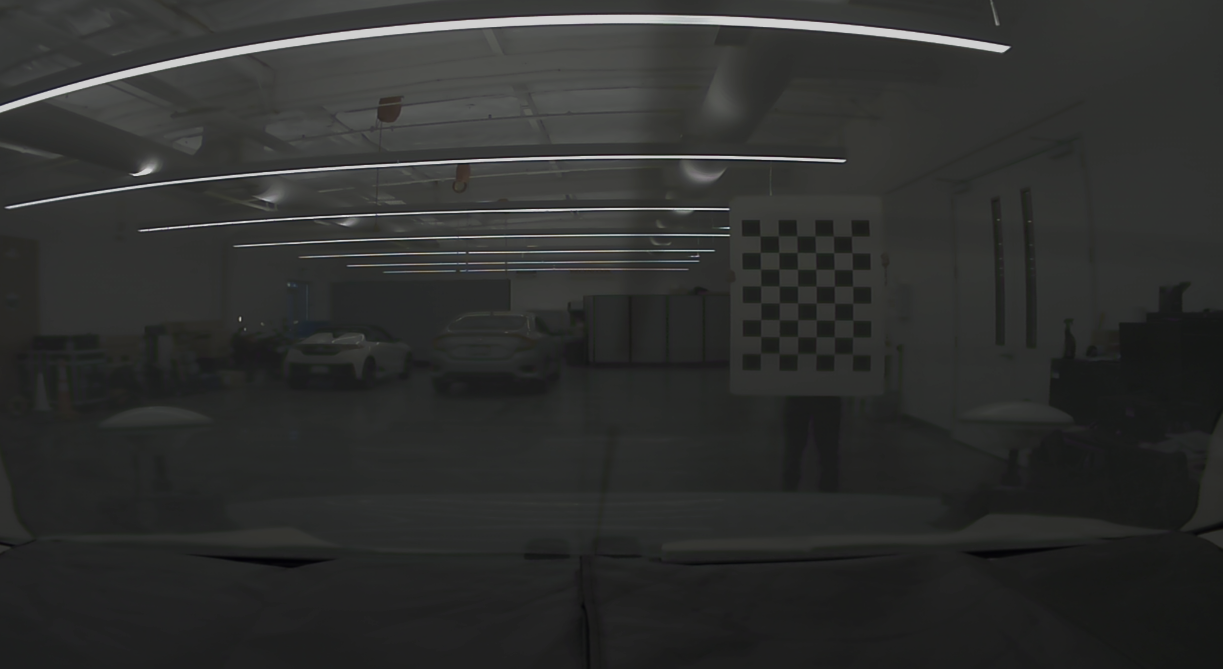
#> input picture calibration_rear/1.png, 1223 x 669 px; its folder holds only this picture in this run
$ python camera_calibration.py   (Python 2 division)
#> lines starting #> are read from the running program, lines starting #| are printed output that depends on the picture; after the words box and inside, x2 and y2 are one past the last pixel; in counts of white or black regions, pixels touching at a corner belong together
import numpy as np
import cv2
import glob
import matplotlib.pyplot as plt

# set corners inside squares
corner_x_size = 8 # 8 for rear and wide, 7 for test
corner_y_size = 6 # 6 for rear and wide, 5 for test

# prepare object points, like (0,0,0), (1,0,0), (2,0,0) ....,(6,5,0)
objp = np.zeros((corner_y_size*corner_x_size,3), np.float32)
objp[:,:2] = np.mgrid[0:corner_x_size, 0:corner_y_size].T.reshape(-1,2)

# Arrays to store object points and image points from all the images.
objpoints = [] # 3d points in real world space
imgpoints = [] # 2d points in image plane.

# Make a list of calibration images
# images = glob.glob('calibration_wide/GO*.jpg')
images = glob.glob('calibration_rear/*.png') # rear bag
# images = glob.glob('calibration_test/*.png') # test bag

# Step through the list and search for chessboard corners
for idx, fname in enumerate(images):
    img = cv2.imread(fname)
#> img is the input picture: shape (669, 1223, 3); mean B, G, R 46.1, 47.3, 46.5
    gray = cv2.cvtColor(img, cv2.COLOR_BGR2GRAY)

    # Find the chessboard corners
    ret, corners = cv2.findChessboardCorners(gray, (corner_x_size,corner_y_size), None) # wide&rear
#> ret = True; corners = 48 rows, first 8: [760.7, 353.2], [760.6, 336.3], [760.7, 319.6], [760.8, 302.7], [760.6, 285.8], [760.5, 269], [760.3, 252.4], [760.2, 236.1]
    # ret, corners = cv2.findChessboardCorners(gray, (7,5), None) # test bag


    # If found, add object points, image points
    if ret == True:
        objpoints.append(objp)
        imgpoints.append(corners)
        print objp
        print corners
#> (printed output is left out)

        # Draw and display the corners
        cv2.drawChessboardCorners(img, (corner_x_size,corner_y_size), corners, ret) #wide and rear
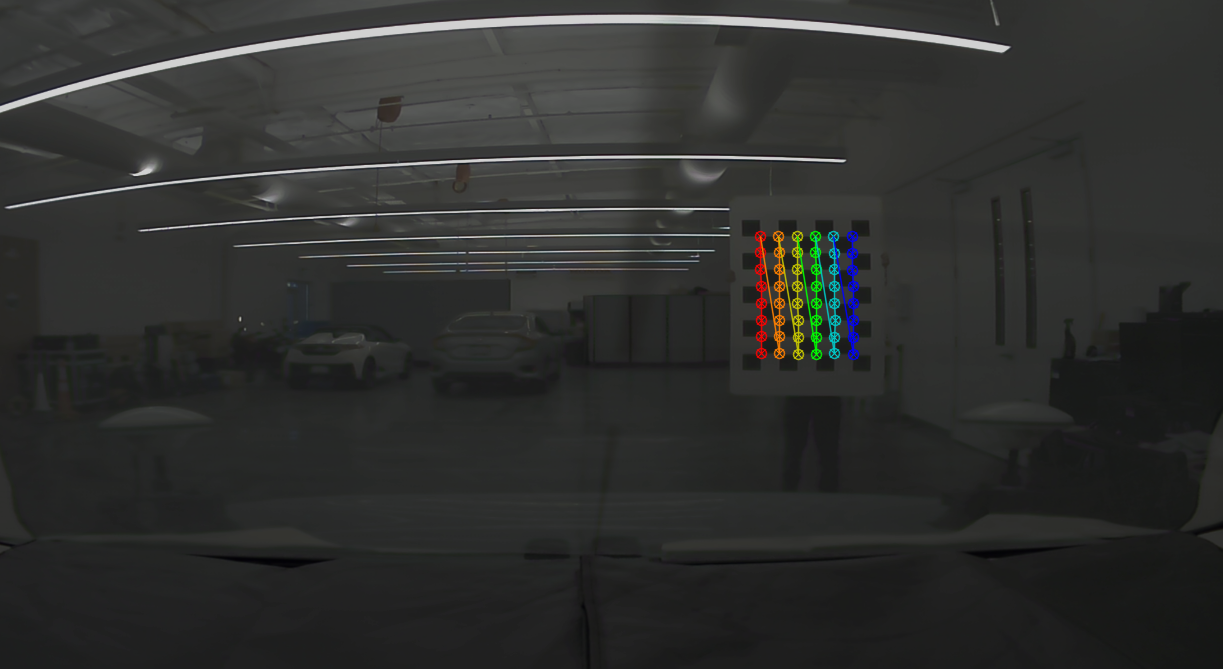
#> img: shape (669, 1223, 3); 0.9% of pixels changed, all inside (x1, y1, x2, y2) = (754, 230, 860, 361)
        # cv2.drawChessboardCorners(img, (7, 5), corners, ret)# test bag
        #write_name = 'corners_found'+str(idx)+'.jpg'
        #cv2.imwrite(write_name, img)
        cv2.imshow('img', img)
        cv2.waitKey(0) #500
    else:
        print fname + " is not detected."

cv2.destroyAllWindows()

$ run again, on calibration_rear/2.png
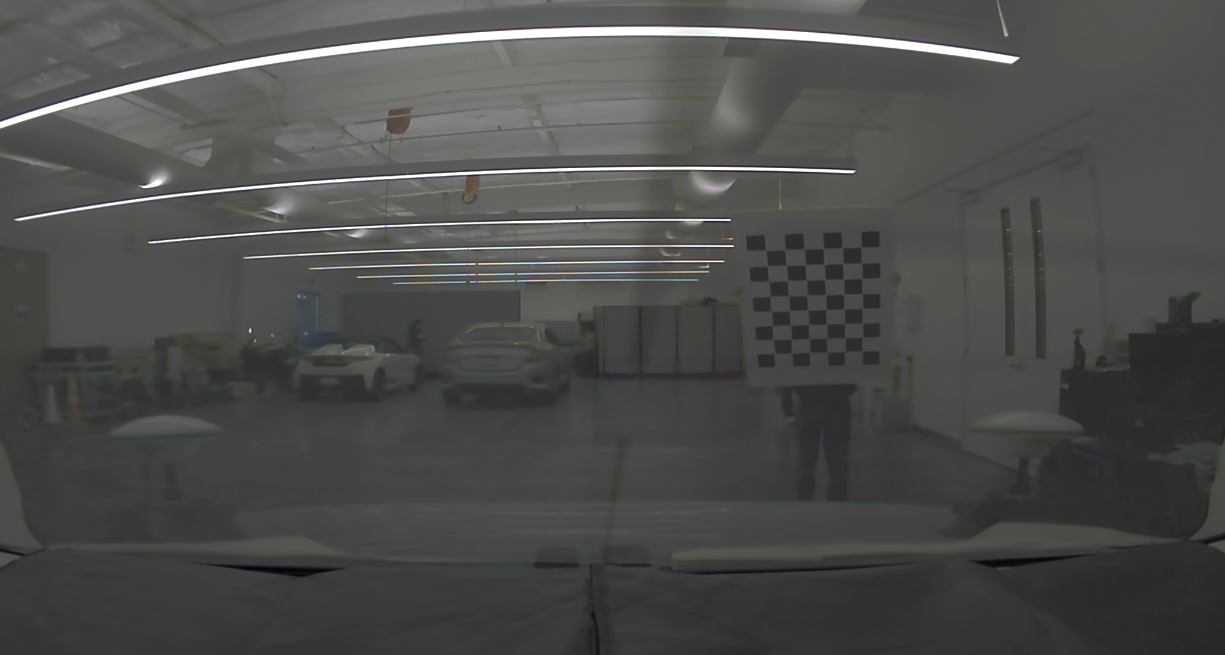
#> input picture calibration_rear/2.png, 1225 x 655 px
#> img is the input picture: shape (655, 1225, 3); mean B, G, R 74.7, 77.1, 75.7
#> ret = True; corners = 48 rows, first 8: [861.1, 247.2], [861.4, 262.9], [861.9, 278.4], [862.2, 293.6], [862.3, 308.4], [861.9, 323], [862.2, 337.5], [862.1, 350.9]
#> (printed output is left out)
#> `cv2.drawChessboardCorners(img, (corner_x_size,corner_y_size), corners,..`:
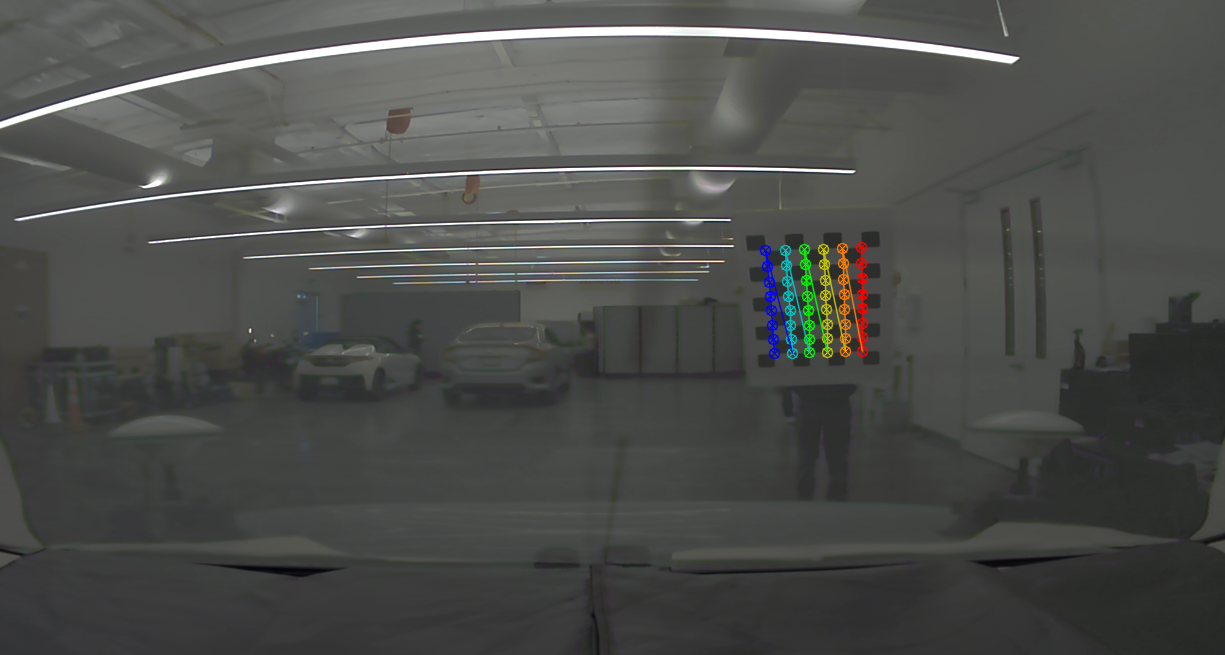
#> img: shape (655, 1225, 3); 0.86% of pixels changed, all inside (x1, y1, x2, y2) = (759, 241, 869, 360)
